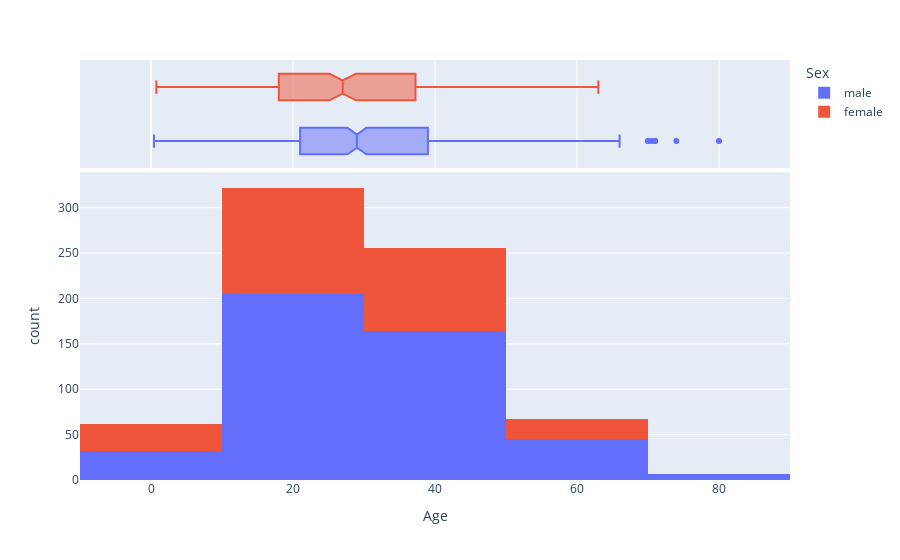

Notebook code for this chart:
### Code cell
px.histogram(train_df,x = 'Age',nbins = 5,marginal = 'box',color = 'Sex')

### Figure 1 — Plotly figure (JSON) as saved in the notebook; plotly's stock layout.template omitted (floating-point values rounded to 4 significant figures; data arrays with more than 128 entries replaced by an {"elided": "..."} marker saying what was removed)
{"data": [{"alignmentgroup": "True", "bingroup": "x", "hovertemplate": "Sex=male<br>Age=%{x}<br>count=%{y}<extra></extra>", "legendgroup": "male", "marker": {"color": "#636efa", "pattern": {"shape": ""}}, "name": "male", "nbinsx": 5, "offsetgroup": "male", "orientation": "v", "showlegend": true, "type": "histogram", "x": {"elided": "577 float values"}, "xaxis": "x", "yaxis": "y"}, {"alignmentgroup": "True", "hovertemplate": "Sex=male<br>Age=%{x}<extra></extra>", "legendgroup": "male", "marker": {"color": "#636efa"}, "name": "male", "notched": true, "offsetgroup": "male", "showlegend": false, "type": "box", "x": {"elided": "577 float values"}, "xaxis": "x2", "yaxis": "y2"}, {"alignmentgroup": "True", "bingroup": "x", "hovertemplate": "Sex=female<br>Age=%{x}<br>count=%{y}<extra></extra>", "legendgroup": "female", "marker": {"color": "#EF553B", "pattern": {"shape": ""}}, "name": "female", "nbinsx": 5, "offsetgroup": "female", "orientation": "v", "showlegend": true, "type": "histogram", "x": {"elided": "314 float values"}, "xaxis": "x", "yaxis": "y"}, {"alignmentgroup": "True", "hovertemplate": "Sex=female<br>Age=%{x}<extra></extra>", "legendgroup": "female", "marker": {"color": "#EF553B"}, "name": "female", "notched": true, "offsetgroup": "female", "showlegend": false, "type": "box", "x": {"elided": "314 float values"}, "xaxis": "x2", "yaxis": "y2"}], "layout": {"barmode": "relative", "legend": {"title": {"text": "Sex"}, "tracegroupgap": 0}, "margin": {"t": 60}, "xaxis": {"anchor": "y", "domain": [0.0, 1.0], "title": {"text": "Age"}}, "xaxis2": {"anchor": "y2", "domain": [0.0, 1.0], "matches": "x", "showgrid": true, "showticklabels": false}, "yaxis": {"anchor": "x", "domain": [0.0, 0.7326], "title": {"text": "count"}}, "yaxis2": {"anchor": "x2", "domain": [0.7426, 1.0], "matches": "y2", "showgrid": false, "showline": false, "showticklabels": false, "ticks": ""}}}
